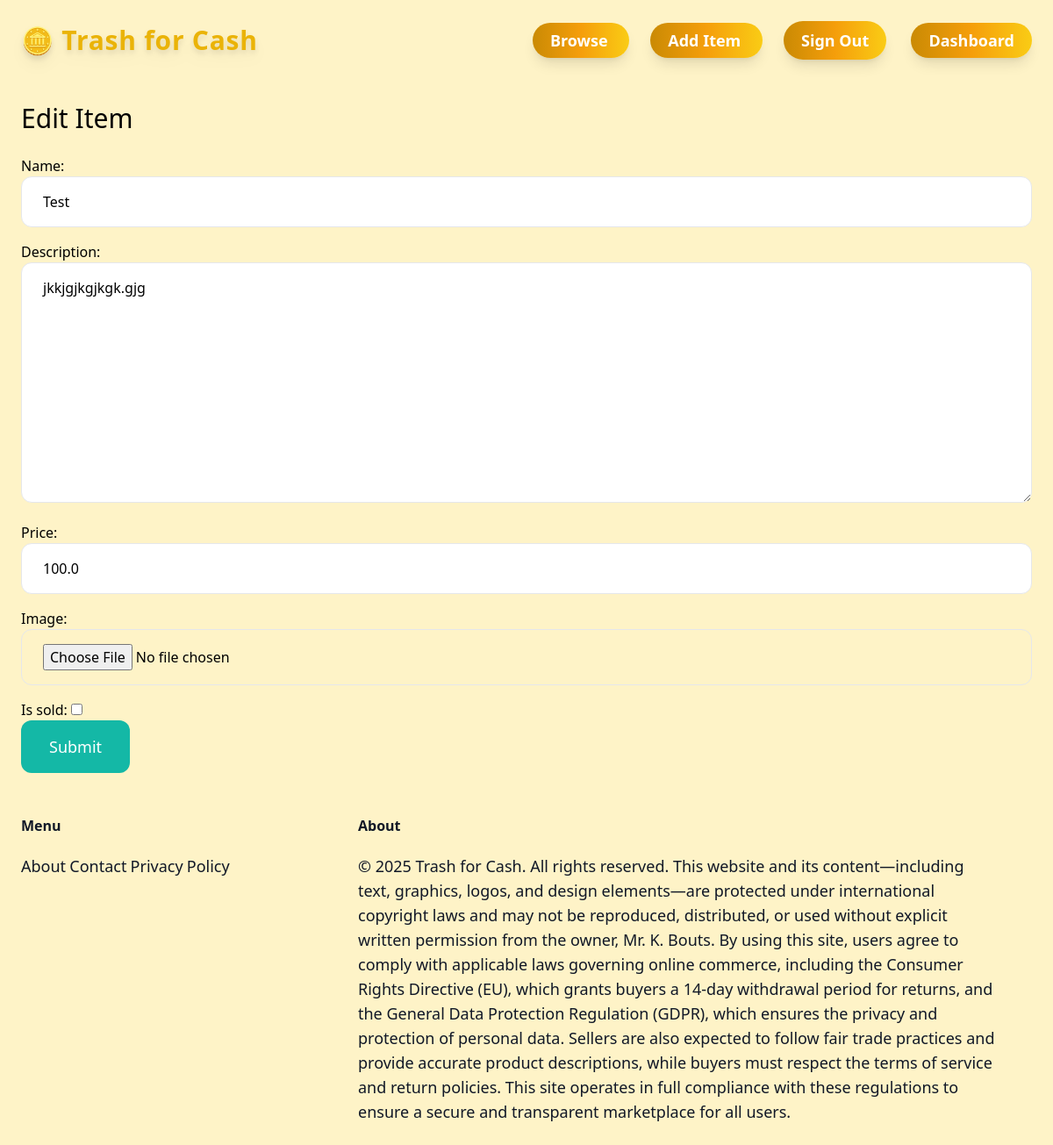
The page /items/1/edit/ (signed in) on the database its author committed.
### item/models.py (models this page shows, shortened)
class Item(models.Model):
     category= models.ForeignKey(Category, related_name='items', on_delete=models.CASCADE)
     name=models.CharField(max_length=255)
     description = models.TextField(blank=True, null=True)
     price = models.FloatField()
     image = models.ImageField(upload_to='item_images', blank=True, null=True)
     is_sold = models.BooleanField(default=False)
     created_at = models.DateTimeField(auto_now_add=True)
     created_by = models.ForeignKey(User, related_name='items', on_delete=models.CASCADE)

### item/views.py (the view)
# urls.py: path('<int:pk>/edit/', views.edit, name='edit'),
@login_required
def edit(request, pk):
    item = get_object_or_404(Item, pk=pk, created_by=request.user)
    if request.method=='POST':
        form = EditItemForm(request.POST, request.FILES, instance=item)
        if form.is_valid():
            form.save()
            return redirect('item:detail', pk=item.id)
    else:
        form = EditItemForm(instance=item)
    return render(request, 'item/form.html', {
        'form':form,
        'title': 'Edit Item'
    })

### item/forms.py
class EditItemForm(forms.ModelForm):
    class Meta:
        model = Item
        fields = ('name', 'description', 'price', 'image', 'is_sold')
        widgets={
            'name': forms.TextInput(attrs={
                'class': INPUT_CLASSES
            }),
            'description': forms.Textarea(attrs={
                'class': INPUT_CLASSES
            }),
            'price': forms.TextInput(attrs={
                'class': INPUT_CLASSES
            }),
            'image': forms.FileInput(attrs={
                'class': INPUT_CLASSES
            })
        }

### item/templates/item/form.html (shortened to what this page needs)
{% extends 'core/base.html' %}
{% block content %}
    <h1 class="mb-6 text-3xl">{{ title }}</h1>
    <form method="post" action="." enctype="multipart/form-data">
        <div class="space-y-4">
            {{ form.as_p }}
        </div>
        <button class="py-4 px-8 text-lg bg-teal-500 hover:bg-teal-700 rounded-xl text-white">Submit</button>
    </form>
{% endblock %}

### rows shown on the page
Item: name "Test", description "jkkjgjkgjkgk.gjg", price "100.0"

### other values the page prints
{{ title }} "Edit Item"
